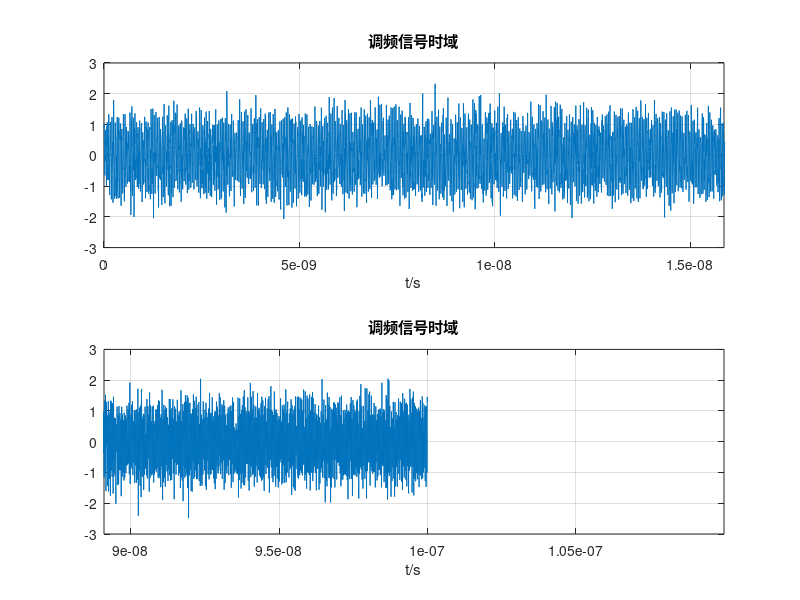
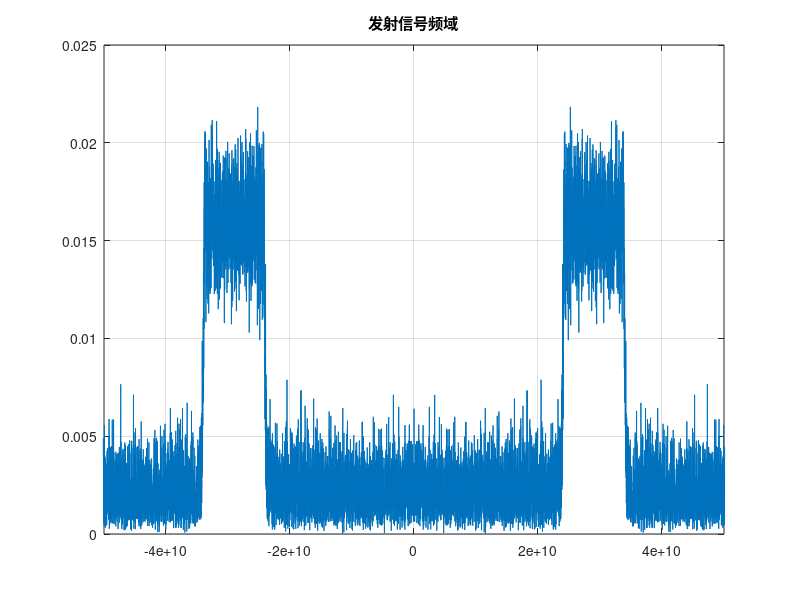

Write MATLAB code to recreate these figures, in order. (Note: this script raises an error after producing the figures.)
close all
fs=24e10;%采样频率
T=1e-7;%时宽
B=10e9;%带宽
mu=B/T;%调频率
n=round(T*fs);%采样点个数
t=linspace(0,T,n);
f0=24e9;%起始频率
s=exp(2j*pi*(f0*t+0.5*mu*t.^2));
SNR=5;%信噪比
s=awgn(s,SNR);%添加一定信噪比的高斯白噪声

figure
subplot(211)
plot(t,real(s))%时域图
title("调频信号时域")
xlabel("t/s")
xlim([0,1e-9])
grid on

subplot(212)
plot(t,real(s))%时域图
title("调频信号时域")
xlabel("t/s")
xlim([T-1e-9,T])
grid on

figure
S=fftshift(fft(real(s))./n);
f=linspace(-fs/2,fs/2-1,n);%频域横坐标，注意奈奎斯特采样定理，最大原信号最大频率不超过采样频率的一半
plot(f,abs(S))%频域图
title("发射信号频域")
xlim([-50e9,50e9])
grid on

k=B/fs;%归一化调频斜率
a=acot(-k)/(pi/2);%以归一化调频斜率估计阶次
% a=pi/2+atan(n-1)*mu/fs^2;
% for a=0.9:0.01:1
figure
S=myfrft(real(s),a);
f=linspace(-fs/2,fs/2-1,n);%频域横坐标，注意奈奎斯特采样定理，最大原信号最大频率不超过采样频率的一半
plot(f,abs(S))%频域图
title("发射信号时频域")
% xlim([0,fs/2-1])
title("a="+num2str(a))
grid on
% end

fh=abs(f(abs(S)==max(abs(S)))*csc(a*pi/2))%估计的中心频率
f0=fh-B/2%估计的起始频率